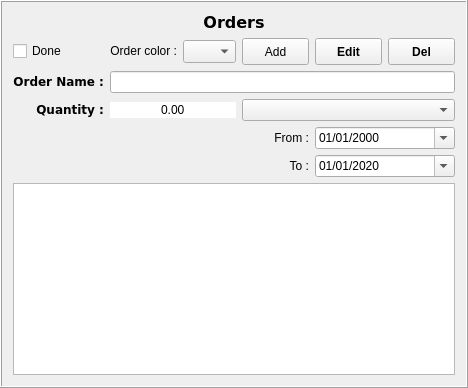
            <widget class="QFrame" name="frame_4">
             <property name="enabled">
              <bool>true</bool>
             </property>
             <property name="minimumSize">
              <size>
               <width>0</width>
               <height>107</height>
              </size>
             </property>
             <property name="styleSheet">
              <string notr="true">#frame_4{border: 1px solid rgb(19, 23, 35);;

border-radius: 4px;}
</string>
             </property>
             <property name="frameShape">
              <enum>QFrame::Box</enum>
             </property>
             <property name="frameShadow">
              <enum>QFrame::Raised</enum>
             </property>
             <layout class="QGridLayout" name="gridLayout_7">
              <item row="1" column="5">
               <widget class="QPushButton" name="delete_order">
                <property name="minimumSize">
                 <size>
                  <width>67</width>
                  <height>27</height>
                 </size>
                </property>
                <property name="maximumSize">
                 <size>
                  <width>67</width>
                  <height>27</height>
                 </size>
                </property>
                <property name="font">
                 <font>
                  <weight>75</weight>
                  <bold>true</bold>
                 </font>
                </property>
                <property name="styleSheet">
                 <string notr="true">border-color:rgb(161, 0, 0);
border-width:2px; </string>
                </property>
                <property name="text">
                 <string>Del</string>
                </property>
                <property name="icon">
                 <iconset>
                  <normaloff>icons/delete.png</normaloff>icons/delete.png</iconset>
                </property>
               </widget>
              </item>
              <item row="1" column="3">
               <widget class="QPushButton" name="add_order">
                <property name="minimumSize">
                 <size>
                  <width>67</width>
                  <height>27</height>
                 </size>
                </property>
                <property name="maximumSize">
                 <size>
                  <width>67</width>
                  <height>27</height>
                 </size>
                </property>
                <property name="font">
                 <font>
                  <weight>50</weight>
                  <bold>false</bold>
                 </font>
                </property>
                <property name="text">
                 <string>Add</string>
                </property>
                <property name="icon">
                 <iconset>
                  <normaloff>icons/add.png</normaloff>icons/add.png</iconset>
                </property>
               </widget>
              </item>
              <item row="1" column="4">
               <widget class="QPushButton" name="edit_order">
                <property name="minimumSize">
                 <size>
                  <width>67</width>
                  <height>27</height>
                 </size>
                </property>
                <property name="maximumSize">
                 <size>
                  <width>67</width>
                  <height>27</height>
                 </size>
                </property>
                <property name="font">
                 <font>
                  <weight>75</weight>
                  <bold>true</bold>
                 </font>
                </property>
                <property name="text">
                 <string>Edit</string>
                </property>
                <property name="icon">
                 <iconset>
                  <normaloff>icons/edit.png</normaloff>icons/edit.png</iconset>
                </property>
               </widget>
              </item>
              <item row="4" column="3">
               <widget class="QLabel" name="label_21">
                <property name="text">
                 <string>&lt;html&gt;&lt;head/&gt;&lt;body&gt;&lt;p align=&quot;right&quot;&gt;From :&lt;/p&gt;&lt;/body&gt;&lt;/html&gt;</string>
                </property>
               </widget>
              </item>
              <item row="2" column="1" colspan="5">
               <widget class="QLineEdit" name="order_name"/>
              </item>
              <item row="6" column="0" colspan="6">
               <widget class="QListWidget" name="orders_list">
                <property name="font">
                 <font>
                  <family>Cantarell Thin</family>
                  <pointsize>13</pointsize>
                 </font>
                </property>
                <property name="styleSheet">
                 <string notr="true"/>
                </property>
                <property name="verticalScrollMode">
                 <enum>QAbstractItemView::ScrollPerPixel</enum>
                </property>
                <property name="horizontalScrollMode">
                 <enum>QAbstractItemView::ScrollPerPixel</enum>
                </property>
                <property name="spacing">
                 <number>2</number>
                </property>
               </widget>
              </item>
              <item row="5" column="3">
               <widget class="QLabel" name="label_20">
                <property name="text">
                 <string>&lt;html&gt;&lt;head/&gt;&lt;body&gt;&lt;p align=&quot;right&quot;&gt;To :&lt;/p&gt;&lt;/body&gt;&lt;/html&gt;</string>
                </property>
               </widget>
              </item>
              <item row="3" column="3" colspan="3">
               <widget class="QComboBox" name="order_unit"/>
              </item>
              <item row="4" column="4" colspan="2">
               <widget class="QDateEdit" name="date_order_from">
                <property name="styleSheet">
                 <string notr="true">  QCalendarWidget QWidget { 
background-color: rgb(20, 27, 45);

border: 0px solid rgb(48, 64, 99);;
border-radius: 0px;


}

QCalendarWidget QAbstractItemView:disabled 
{ 
color: rgb(179, 179, 179); 
}
  QCalendarWidget QWidget { alternate-background-color: rgb(28, 61, 135); }

QDateEdit::drop-down {
    image: url(:/new/myapp/cbarrowdn.png);
border: 1px solid rgb(164, 190, 217);
    border-bottom-right-radius: 10px;
    border-top-right-radius: 10px;
}</string>
                </property>
                <property name="buttonSymbols">
                 <enum>QAbstractSpinBox::PlusMinus</enum>
                </property>
                <property name="displayFormat">
                 <string>dd/MM/yyyy</string>
                </property>
                <property name="calendarPopup">
                 <bool>true</bool>
                </property>
               </widget>
              </item>
              <item row="1" column="0">
               <widget class="QCheckBox" name="order_done">
                <property name="text">
                 <string>Done</string>
                </property>
               </widget>
              </item>
              <item row="5" column="4" colspan="2">
               <widget class="QDateEdit" name="date_order_to">
                <property name="styleSheet">
                 <string notr="true">  QCalendarWidget QWidget { 
background-color: rgb(20, 27, 45);

border: 0px solid rgb(48, 64, 99);;
border-radius: 0px;


}

QCalendarWidget QAbstractItemView:disabled 
{ 
color: rgb(179, 179, 179); 
}
  QCalendarWidget QWidget { alternate-background-color: rgb(28, 61, 135); }

QDateEdit::drop-down {
    image: url(:/new/myapp/cbarrowdn.png);
border: 1px solid rgb(164, 190, 217);
    border-bottom-right-radius: 10px;
    border-top-right-radius: 10px;
}</string>
                </property>
                <property name="buttonSymbols">
                 <enum>QAbstractSpinBox::NoButtons</enum>
                </property>
                <property name="displayFormat">
                 <string>dd/MM/yyyy</string>
                </property>
                <property name="calendarPopup">
                 <bool>true</bool>
                </property>
                <property name="timeSpec">
                 <enum>Qt::LocalTime</enum>
                </property>
                <property name="date">
                 <date>
                  <year>2020</year>
                  <month>1</month>
                  <day>1</day>
                 </date>
                </property>
               </widget>
              </item>
              <item row="0" column="0" colspan="6">
               <widget class="QLabel" name="label_14">
                <property name="font">
                 <font>
                  <family>Bitstream Vera Sans</family>
                  <pointsize>12</pointsize>
                  <weight>75</weight>
                  <italic>false</italic>
                  <bold>true</bold>
                 </font>
                </property>
                <property name="styleSheet">
                 <string notr="true">border:0px;</string>
                </property>
                <property name="text">
                 <string>&lt;html&gt;&lt;head/&gt;&lt;body&gt;&lt;p align=&quot;center&quot;&gt;Orders&lt;/p&gt;&lt;/body&gt;&lt;/html&gt;</string>
                </property>
               </widget>
              </item>
              <item row="2" column="0">
               <widget class="QLabel" name="label_15">
                <property name="font">
                 <font>
                  <family>Bitstream Vera Sans</family>
                  <weight>75</weight>
                  <bold>true</bold>
                 </font>
                </property>
                <property name="text">
                 <string>&lt;html&gt;&lt;head/&gt;&lt;body&gt;&lt;p align=&quot;right&quot;&gt;Order Name :&lt;/p&gt;&lt;/body&gt;&lt;/html&gt;</string>
                </property>
               </widget>
              </item>
              <item row="3" column="0">
               <widget class="QLabel" name="label_16">
                <property name="font">
                 <font>
                  <family>Bitstream Vera Sans</family>
                  <weight>75</weight>
                  <bold>true</bold>
                 </font>
                </property>
                <property name="text">
                 <string>&lt;html&gt;&lt;head/&gt;&lt;body&gt;&lt;p align=&quot;right&quot;&gt;Quantity :&lt;/p&gt;&lt;/body&gt;&lt;/html&gt;</string>
                </property>
               </widget>
              </item>
              <item row="1" column="2">
               <widget class="QComboBox" name="order_color">
                <property name="maximumSize">
                 <size>
                  <width>53</width>
                  <height>23</height>
                 </size>
                </property>
                <property name="currentIndex">
                 <number>-1</number>
                </property>
               </widget>
              </item>
              <item row="1" column="1">
               <widget class="QLabel" name="label_22">
                <property name="text">
                 <string>&lt;html&gt;&lt;head/&gt;&lt;body&gt;&lt;p align=&quot;right&quot;&gt;Order color :&lt;/p&gt;&lt;/body&gt;&lt;/html&gt;</string>
                </property>
               </widget>
              </item>
              <item row="3" column="1" colspan="2">
               <widget class="QDoubleSpinBox" name="order_quantity">
                <property name="styleSheet">
                 <string notr="true">border:0px;
</string>
                </property>
                <property name="alignment">
                 <set>Qt::AlignCenter</set>
                </property>
                <property name="buttonSymbols">
                 <enum>QAbstractSpinBox::NoButtons</enum>
                </property>
                <property name="maximum">
                 <double>10000000000000000000.000000000000000</double>
                </property>
               </widget>
              </item>
             </layout>
            </widget>
